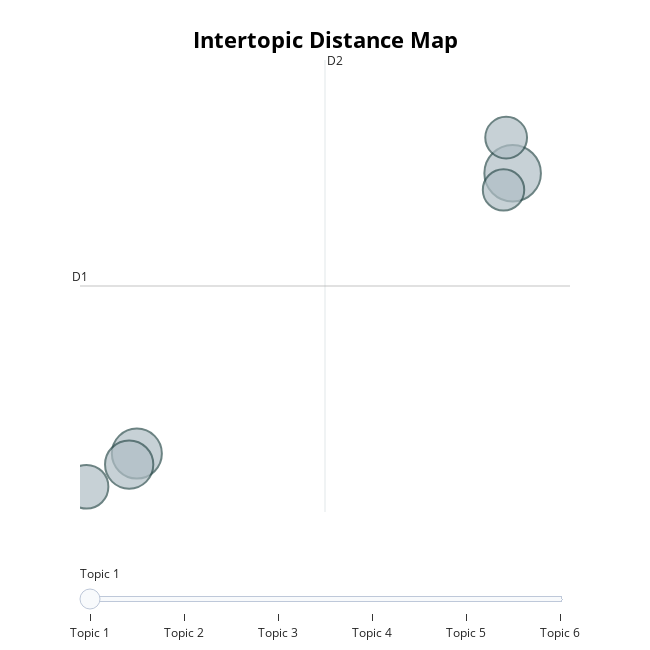

Notebook code cell kept with this figure:
### Code cell
# Let's reduce the number of topics to 7, since we see approximately 7 rough clusters.

flavor = df['flavor_text'].to_list()

new_topics, new_probs = topic_model.reduce_topics(flavor, topics, nr_topics=7)

topic_model.visualize_topics()

### Figure 1 — Plotly figure (JSON) as saved in the notebook; plotly's stock layout.template omitted (floating-point values rounded to 4 significant figures)
{"data": [{"customdata": [[1, "wind | nature | sea | river | merfolk", 887], [2, "light | sun | darkness | dark | night", 693], [3, "death | dead | life | die | treasure", 646], [4, "sword | blade | weapon | steel | swords", 528], [5, "goblins | goblin | squee | dementia | braids", 484], [6, "prey | hunger | hunters | hunt | eats", 475]], "hovertemplate": "<b>Topic %{customdata[0]}</b><br>Words: %{customdata[1]}<br>Size: %{customdata[2]}", "legendgroup": "", "marker": {"color": "#B0BEC5", "line": {"color": "DarkSlateGrey", "width": 2}, "size": [887, 693, 646, 528, 484, 475], "sizemode": "area", "sizeref": 0.5544, "symbol": "circle"}, "mode": "markers", "name": "", "orientation": "v", "showlegend": false, "type": "scatter", "x": [41.16, 0.7117, -0.1154, -4.703, 40.46, 40.18], "xaxis": "x", "y": [8.554, 3.578, 3.382, 2.989, 9.186, 8.258], "yaxis": "y"}], "layout": {"annotations": [{"showarrow": false, "text": "D1", "x": -5.408, "y": 6.552, "yshift": 10}, {"showarrow": false, "text": "D2", "x": 20.96, "xshift": 10, "y": 10.56}], "height": 650, "hoverlabel": {"bgcolor": "white", "font": {"family": "Rockwell", "size": 16}}, "legend": {"itemsizing": "constant", "tracegroupgap": 0}, "margin": {"t": 60}, "shapes": [{"line": {"color": "#CFD8DC", "width": 2}, "type": "line", "x0": 20.96, "x1": 20.96, "y0": 2.54, "y1": 10.56}, {"line": {"color": "#9E9E9E", "width": 2}, "type": "line", "x0": -5.408, "x1": 47.33, "y0": 6.552, "y1": 6.552}], "sliders": [{"active": 0, "pad": {"t": 50}, "steps": [{"args": [{"marker.color": [["red", "#B0BEC5", "#B0BEC5", "#B0BEC5", "#B0BEC5", "#B0BEC5"]]}], "label": "Topic 1", "method": "update"}, {"args": [{"marker.color": [["#B0BEC5", "red", "#B0BEC5", "#B0BEC5", "#B0BEC5", "#B0BEC5"]]}], "label": "Topic 2", "method": "update"}, {"args": [{"marker.color": [["#B0BEC5", "#B0BEC5", "red", "#B0BEC5", "#B0BEC5", "#B0BEC5"]]}], "label": "Topic 3", "method": "update"}, {"args": [{"marker.color": [["#B0BEC5", "#B0BEC5", "#B0BEC5", "red", "#B0BEC5", "#B0BEC5"]]}], "label": "Topic 4", "method": "update"}, {"args": [{"marker.color": [["#B0BEC5", "#B0BEC5", "#B0BEC5", "#B0BEC5", "red", "#B0BEC5"]]}], "label": "Topic 5", "method": "update"}, {"args": [{"marker.color": [["#B0BEC5", "#B0BEC5", "#B0BEC5", "#B0BEC5", "#B0BEC5", "red"]]}], "label": "Topic 6", "method": "update"}]}], "title": {"font": {"color": "Black", "size": 22}, "text": "<b>Intertopic Distance Map", "x": 0.5, "xanchor": "center", "y": 0.95, "yanchor": "top"}, "width": 650, "xaxis": {"anchor": "y", "domain": [0, 1], "range": [-5.408, 47.33], "title": {"text": ""}, "visible": false}, "yaxis": {"anchor": "x", "domain": [0, 1], "range": [2.54, 10.56], "title": {"text": ""}, "visible": false}}}
